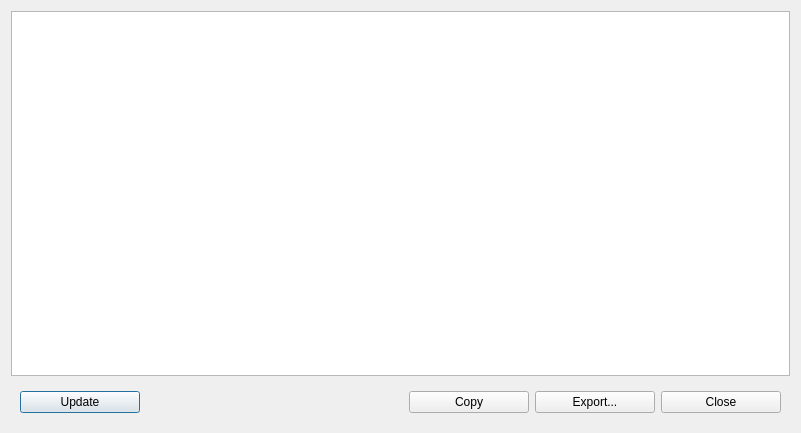
<?xml version="1.0" encoding="UTF-8"?>
<ui version="4.0">
 <class>StatisticsDialog</class>
 <widget class="QDialog" name="StatisticsDialog">
  <property name="geometry">
   <rect>
    <x>0</x>
    <y>0</y>
    <width>801</width>
    <height>433</height>
   </rect>
  </property>
  <property name="windowTitle">
   <string>Volumes and Statistics - LaTIM-SNAP</string>
  </property>
  <layout class="QVBoxLayout" name="verticalLayout">
   <item>
    <widget class="QTableView" name="tvVolumes">
     <property name="styleSheet">
      <string notr="true">font-size:11px;</string>
     </property>
     <property name="gridStyle">
      <enum>Qt::DotLine</enum>
     </property>
     <attribute name="horizontalHeaderStretchLastSection">
      <bool>false</bool>
     </attribute>
     <attribute name="verticalHeaderDefaultSectionSize">
      <number>24</number>
     </attribute>
    </widget>
   </item>
   <item>
    <widget class="QWidget" name="widget" native="true">
     <layout class="QHBoxLayout" name="horizontalLayout">
      <item>
       <widget class="QPushButton" name="btnUpdate">
        <property name="minimumSize">
         <size>
          <width>120</width>
          <height>0</height>
         </size>
        </property>
        <property name="text">
         <string>Update</string>
        </property>
       </widget>
      </item>
      <item>
       <spacer name="horizontalSpacer">
        <property name="orientation">
         <enum>Qt::Horizontal</enum>
        </property>
        <property name="sizeHint" stdset="0">
         <size>
          <width>40</width>
          <height>20</height>
         </size>
        </property>
       </spacer>
      </item>
      <item>
       <widget class="QPushButton" name="btnCopy">
        <property name="minimumSize">
         <size>
          <width>120</width>
          <height>0</height>
         </size>
        </property>
        <property name="text">
         <string>Copy</string>
        </property>
       </widget>
      </item>
      <item>
       <widget class="QPushButton" name="btnExport">
        <property name="minimumSize">
         <size>
          <width>120</width>
          <height>0</height>
         </size>
        </property>
        <property name="text">
         <string>Export...</string>
        </property>
       </widget>
      </item>
      <item>
       <widget class="QPushButton" name="btnCLose">
        <property name="minimumSize">
         <size>
          <width>120</width>
          <height>0</height>
         </size>
        </property>
        <property name="text">
         <string>Close</string>
        </property>
       </widget>
      </item>
     </layout>
    </widget>
   </item>
  </layout>
 </widget>
 <resources/>
 <connections>
  <connection>
   <sender>btnCLose</sender>
   <signal>clicked()</signal>
   <receiver>StatisticsDialog</receiver>
   <slot>accept()</slot>
   <hints>
    <hint type="sourcelabel">
     <x>728</x>
     <y>404</y>
    </hint>
    <hint type="destinationlabel">
     <x>625</x>
     <y>428</y>
    </hint>
   </hints>
  </connection>
 </connections>
</ui>
